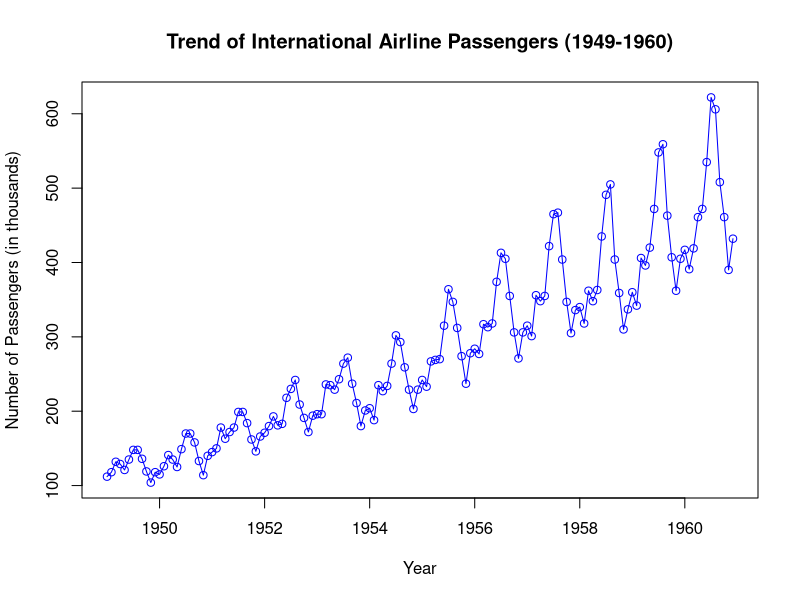
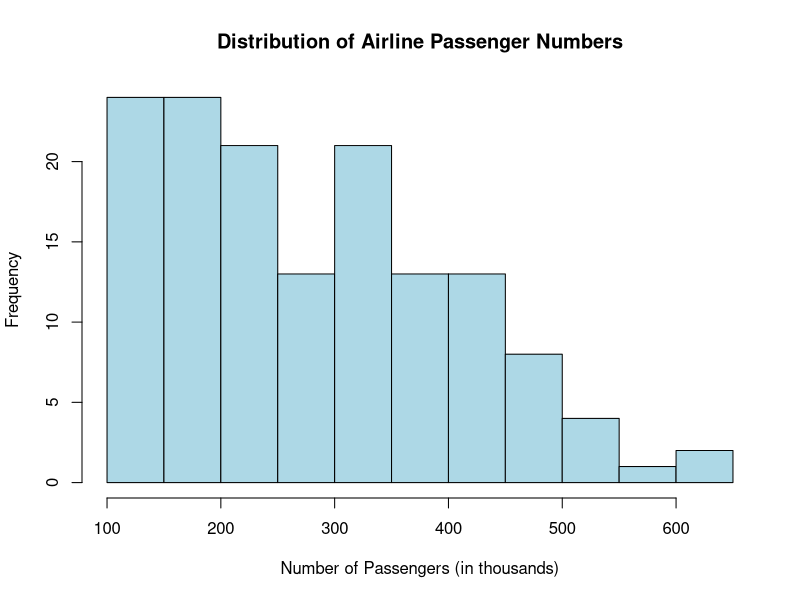

Source code (R) for these figures, in order:
setwd('C:/Users/User/Documents/GitHub/TEB2043_DS_24006963/190326_L8')

#load built in dataset AirPassengers
data("AirPassengers")

#Visualisation 1:Line Graph - Airline Passenger Trend
png(file = "Task 2 Line Graph Visual 1.png", width = 1000, height = 600)

plot(AirPassengers,
     type = "o",
     col = "blue",
     xlab = "Year",
     ylab = "Number of Passengers (in thousands)",
     main = "Trend of International Airline Passengers (1949-1960)")

dev.off()


#Visualisation 2: Histogram - Distribution of Passenger Numbers
png(file = "Task 2 Histogram Visual 2.png", width = 1000, height = 600)

hist(AirPassengers,
     col = "lightblue",
     border = "black",
     xlab = "Number of Passengers (in thousands)",
     main = "Distribution of Airline Passenger Numbers")

dev.off()
